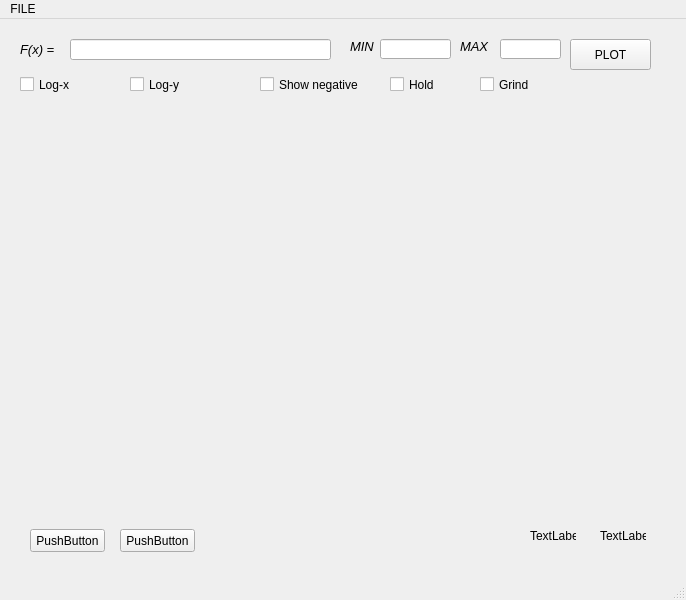
<?xml version="1.0" encoding="UTF-8"?>
<ui version="4.0">
 <class>MainWindow</class>
 <widget class="QMainWindow" name="MainWindow">
  <property name="geometry">
   <rect>
    <x>0</x>
    <y>0</y>
    <width>686</width>
    <height>600</height>
   </rect>
  </property>
  <property name="windowTitle">
   <string>MainWindow</string>
  </property>
  <widget class="QWidget" name="centralwidget">
   <widget class="QLabel" name="label">
    <property name="geometry">
     <rect>
      <x>20</x>
      <y>20</y>
      <width>51</width>
      <height>21</height>
     </rect>
    </property>
    <property name="text">
     <string>&lt;html&gt;&lt;head/&gt;&lt;body&gt;&lt;p&gt;&lt;span style=&quot; font-size:10pt; font-style:italic;&quot;&gt;F(x) = &lt;/span&gt;&lt;/p&gt;&lt;/body&gt;&lt;/html&gt;</string>
    </property>
   </widget>
   <widget class="QLineEdit" name="textbox">
    <property name="geometry">
     <rect>
      <x>70</x>
      <y>20</y>
      <width>261</width>
      <height>21</height>
     </rect>
    </property>
   </widget>
   <widget class="QLabel" name="label_2">
    <property name="geometry">
     <rect>
      <x>350</x>
      <y>20</y>
      <width>46</width>
      <height>16</height>
     </rect>
    </property>
    <property name="text">
     <string>&lt;html&gt;&lt;head/&gt;&lt;body&gt;&lt;p&gt;&lt;span style=&quot; font-size:10pt; font-style:italic;&quot;&gt;MIN&lt;/span&gt;&lt;/p&gt;&lt;/body&gt;&lt;/html&gt;</string>
    </property>
   </widget>
   <widget class="QLineEdit" name="lowerbound">
    <property name="geometry">
     <rect>
      <x>380</x>
      <y>20</y>
      <width>71</width>
      <height>20</height>
     </rect>
    </property>
   </widget>
   <widget class="QLabel" name="label_3">
    <property name="geometry">
     <rect>
      <x>460</x>
      <y>20</y>
      <width>46</width>
      <height>16</height>
     </rect>
    </property>
    <property name="text">
     <string>&lt;html&gt;&lt;head/&gt;&lt;body&gt;&lt;p&gt;&lt;span style=&quot; font-size:10pt; font-style:italic;&quot;&gt;MAX&lt;/span&gt;&lt;/p&gt;&lt;/body&gt;&lt;/html&gt;</string>
    </property>
   </widget>
   <widget class="QLineEdit" name="upperbound">
    <property name="geometry">
     <rect>
      <x>500</x>
      <y>20</y>
      <width>61</width>
      <height>20</height>
     </rect>
    </property>
   </widget>
   <widget class="QPushButton" name="draw_button">
    <property name="geometry">
     <rect>
      <x>570</x>
      <y>20</y>
      <width>81</width>
      <height>31</height>
     </rect>
    </property>
    <property name="text">
     <string>PLOT</string>
    </property>
   </widget>
   <widget class="QCheckBox" name="logx_cb">
    <property name="geometry">
     <rect>
      <x>20</x>
      <y>50</y>
      <width>61</width>
      <height>31</height>
     </rect>
    </property>
    <property name="text">
     <string>Log-x</string>
    </property>
    <property name="iconSize">
     <size>
      <width>30</width>
      <height>16</height>
     </size>
    </property>
   </widget>
   <widget class="QCheckBox" name="logy_cb">
    <property name="geometry">
     <rect>
      <x>130</x>
      <y>50</y>
      <width>70</width>
      <height>31</height>
     </rect>
    </property>
    <property name="text">
     <string>Log-y</string>
    </property>
   </widget>
   <widget class="QCheckBox" name="trunc_cb">
    <property name="geometry">
     <rect>
      <x>260</x>
      <y>50</y>
      <width>101</width>
      <height>31</height>
     </rect>
    </property>
    <property name="text">
     <string>Show negative</string>
    </property>
   </widget>
   <widget class="QCheckBox" name="hold_cb">
    <property name="geometry">
     <rect>
      <x>390</x>
      <y>50</y>
      <width>70</width>
      <height>31</height>
     </rect>
    </property>
    <property name="text">
     <string>Hold</string>
    </property>
   </widget>
   <widget class="QCheckBox" name="grid_cb">
    <property name="geometry">
     <rect>
      <x>480</x>
      <y>50</y>
      <width>70</width>
      <height>31</height>
     </rect>
    </property>
    <property name="text">
     <string>Grind</string>
    </property>
   </widget>
   <widget class="QWidget" name="widget" native="true">
    <property name="geometry">
     <rect>
      <x>10</x>
      <y>80</y>
      <width>631</width>
      <height>411</height>
     </rect>
    </property>
    <widget class="MatplotlibWidget" name="matplotlibwidget">
     <property name="geometry">
      <rect>
       <x>30</x>
       <y>20</y>
       <width>571</width>
       <height>371</height>
      </rect>
     </property>
    </widget>
   </widget>
   <widget class="QLabel" name="X_PS">
    <property name="geometry">
     <rect>
      <x>530</x>
      <y>510</y>
      <width>46</width>
      <height>13</height>
     </rect>
    </property>
    <property name="text">
     <string>TextLabel</string>
    </property>
   </widget>
   <widget class="QLabel" name="Y_POS">
    <property name="geometry">
     <rect>
      <x>600</x>
      <y>510</y>
      <width>46</width>
      <height>13</height>
     </rect>
    </property>
    <property name="text">
     <string>TextLabel</string>
    </property>
   </widget>
   <widget class="QPushButton" name="pushButton_2">
    <property name="geometry">
     <rect>
      <x>30</x>
      <y>510</y>
      <width>75</width>
      <height>23</height>
     </rect>
    </property>
    <property name="text">
     <string>PushButton</string>
    </property>
   </widget>
   <widget class="QPushButton" name="pushButton_3">
    <property name="geometry">
     <rect>
      <x>120</x>
      <y>510</y>
      <width>75</width>
      <height>23</height>
     </rect>
    </property>
    <property name="cursor">
     <cursorShape>ArrowCursor</cursorShape>
    </property>
    <property name="text">
     <string>PushButton</string>
    </property>
   </widget>
  </widget>
  <widget class="QMenuBar" name="menubar">
   <property name="geometry">
    <rect>
     <x>0</x>
     <y>0</y>
     <width>686</width>
     <height>21</height>
    </rect>
   </property>
   <widget class="QMenu" name="menuFILE">
    <property name="title">
     <string>FILE</string>
    </property>
    <addaction name="save_plot_action"/>
    <addaction name="import_data_action"/>
    <addaction name="exitAction"/>
   </widget>
   <addaction name="menuFILE"/>
  </widget>
  <widget class="QStatusBar" name="statusbar"/>
  <action name="save_plot_action">
   <property name="text">
    <string>SAVE PLOT</string>
   </property>
  </action>
  <action name="import_data_action">
   <property name="text">
    <string>IMPORT DATA</string>
   </property>
  </action>
  <action name="exitAction">
   <property name="text">
    <string>QUIT</string>
   </property>
  </action>
 </widget>
 <customwidgets>
  <customwidget>
   <class>MatplotlibWidget</class>
   <extends>QWidget</extends>
   <header>matplotlibwidget</header>
  </customwidget>
 </customwidgets>
 <resources/>
 <connections/>
</ui>
